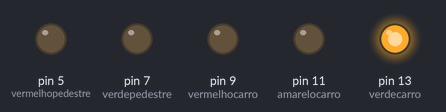
A sketch run on a simulated Arduino Uno, built with avr-gcc and run on an emulated ATmega328P. Shown: output pins drawn as LEDs (lit = HIGH).

Above: at 1.0 s.
At 3.0 s:
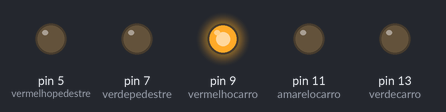
Timing chart, 0 to 5.2 s (numbered marks = the images above):
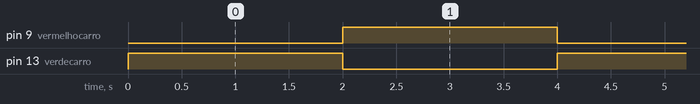

The sketch:

Projeto_4_semaforo_com_pedestre_teste.ino
```cpp
//inicio do programa semaforo com pedestre
//aqui estou dizendo dpara o computador os pinos
//que vou usar e dando um nome a cada um dele
  int verdecarro = 13;
  int amarelocarro = 11;
  int vermelhocarro = 9;
  int verdepedestre = 7;
  int vermelhopedestre = 5;

void setup() {


  pinMode(verdecarro,OUTPUT);
  pinMode(amarelocarro,OUTPUT);
  pinMode(vermelhocarro,OUTPUT);
  pinMode(verdepedestre,OUTPUT);
  pinMode(vermelhopedestre,OUTPUT);
}

void loop() {

  if (verdecarro == HIGH){
    digitalWrite(vermelhopedestre,HIGH);

    }
  if (vermelhocarro == HIGH){
    digitalWrite(verdepedestre,HIGH);
    }

  digitalWrite(verdecarro,HIGH);
  digitalWrite(vermelhocarro,LOW);
  delay(2000);

  digitalWrite(verdecarro,LOW);
  digitalWrite(vermelhocarro,HIGH);
  delay(2000);


}
```

Measured:
- by itself, pin 9 (vermelhocarro), pin 13 (verdecarro): alternates HIGH for 2.0 s and LOW for 2.0 s
